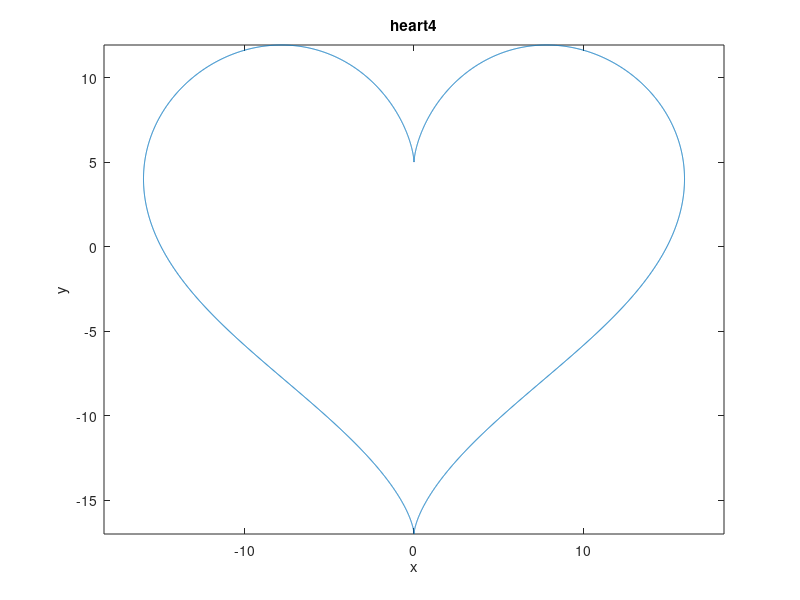

Recreate this plot in MATLAB.
t=0:0.001:2*pi;
x=16*sin(t).^3;
y=13*cos(t)-5*cos(t*2)-2*cos(3*t)-cos(4*t);
plot(x,y)
xlabel('x')
ylabel('y')
title('heart4')
axis equal